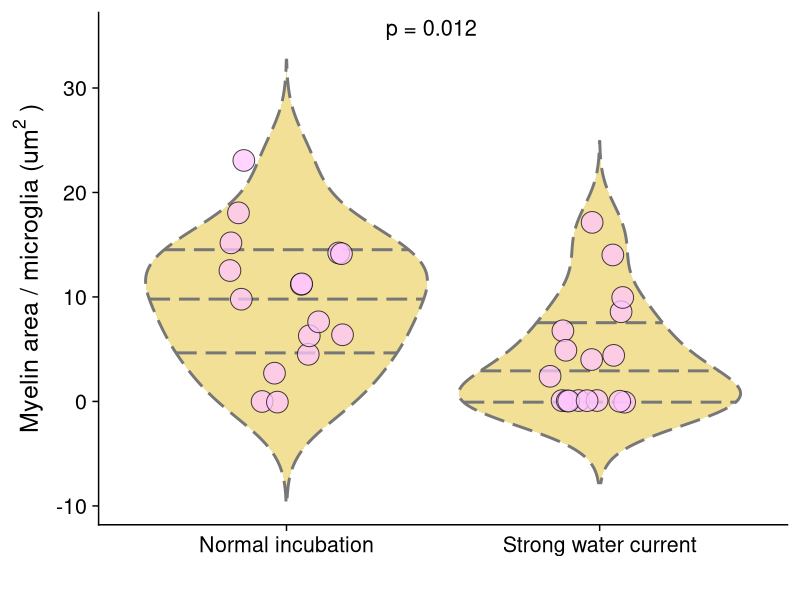
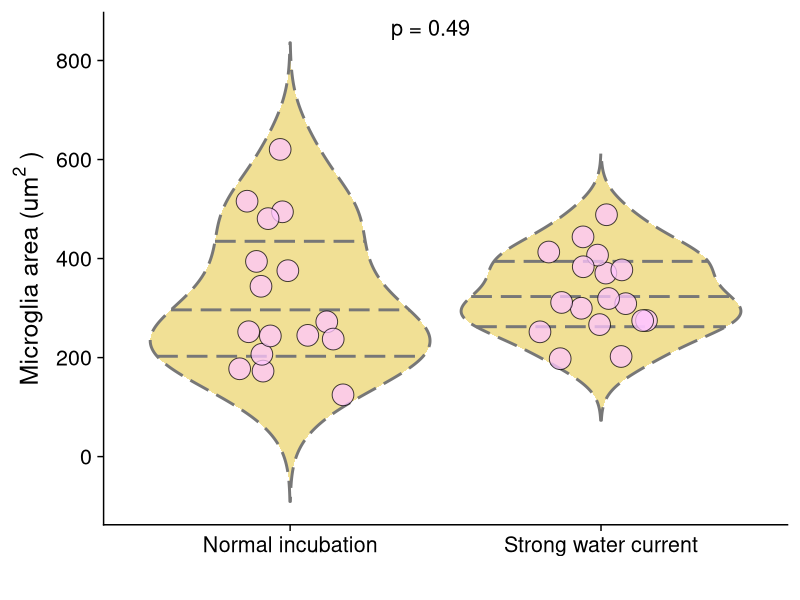

Reproduce these figures in R, in order.
## ---- chunk 1
knitr::opts_chunk$set(echo = TRUE)
## ---- chunk 2
library(tidyverse)
library(ggpubr)
library(cowplot)
library(colorspace)
## ---- chunk 3
theme_set(theme_cowplot(font_size =18))
## ---- chunk 4
manips_inclus <- read_csv('swim_normal_inc_myelin_inclusions-tidy.csv')
## ---- chunk 5
spin_norm <- manips_inclus %>% filter(treatment == "Normal incubation" | treatment == "Strong water current")
#View(spin_norm)
## ---- chunk 6
spin2 <- spin_norm %>% group_by(cell_id, treatment) %>% mutate(obj_area_fraction = sum(puncta_area)/mean(cell_area)) %>% mutate(sum_puncta_areas = sum(puncta_area)) %>% filter(puncta_id == 0 | puncta_id == 1)
#View(spin2)
## ---- chunk 7
ggplot(spin2, aes(x=treatment, y=sum_puncta_areas, fill=treatment))+
  geom_violin(aes(x=treatment, y=sum_puncta_areas), fill = "#E3C22D", color= "#777777", size=1, alpha=0.5, linetype="longdash", scale="width", trim=FALSE, draw_quantiles = c(0.25, 0.5, 0.75))+
  geom_jitter(width=0.2, height=0.1, shape=21, size=7, alpha=0.75)+
  #scale_fill_discrete_diverging(15, palette = "Blue Yellow 3", c1=100, h1=285, h2=285, l1=90, l2=68)+
  scale_fill_manual(values = c("#FFC5FF", "#FFC5FF"))+
  stat_compare_means(inherit.aes=FALSE, aes(x=treatment, y=sum_puncta_areas), method = "wilcox.test", label = "p.format", size=5.5, label.x=1.375, label.y=35)+
  theme(legend.position = "none")+
  labs(x = " ")+
  ylab(bquote(`Myelin area / microglia (`*um^2~`)`))
#ggsave('water-current-myelin-inclusions.png', dpi=300, width=6, height=4.5)
## ---- chunk 8
ggplot(spin2, aes(x=treatment, y=cell_area, fill=treatment))+
  geom_violin(aes(x=treatment, y=cell_area), fill = "#E3C22D", color= "#777777", size=1, alpha=0.5, linetype="longdash", scale="width", trim=FALSE, draw_quantiles = c(0.25, 0.5, 0.75))+
  geom_jitter(width=0.2, height=0.1, shape=21, size=7, alpha=0.75)+
  #scale_fill_discrete_diverging(15, palette = "Blue Yellow 3", c1=100, h1=285, h2=285, l1=90, l2=68)+
  scale_fill_manual(values = c("#FFC5FF", "#FFC5FF"))+
  stat_compare_means(inherit.aes=FALSE, aes(x=treatment, y=cell_area), method = "wilcox.test", label = "p.format", size=5.5, label.x=1.375, label.y=850)+
  theme(legend.position = "none")+
  labs(x = " ")+
  ylab(bquote(`Microglia area (`*um^2~`)`))
#ggsave('water-current-microglia-area.png', dpi=300, width=6, height=4.5)
